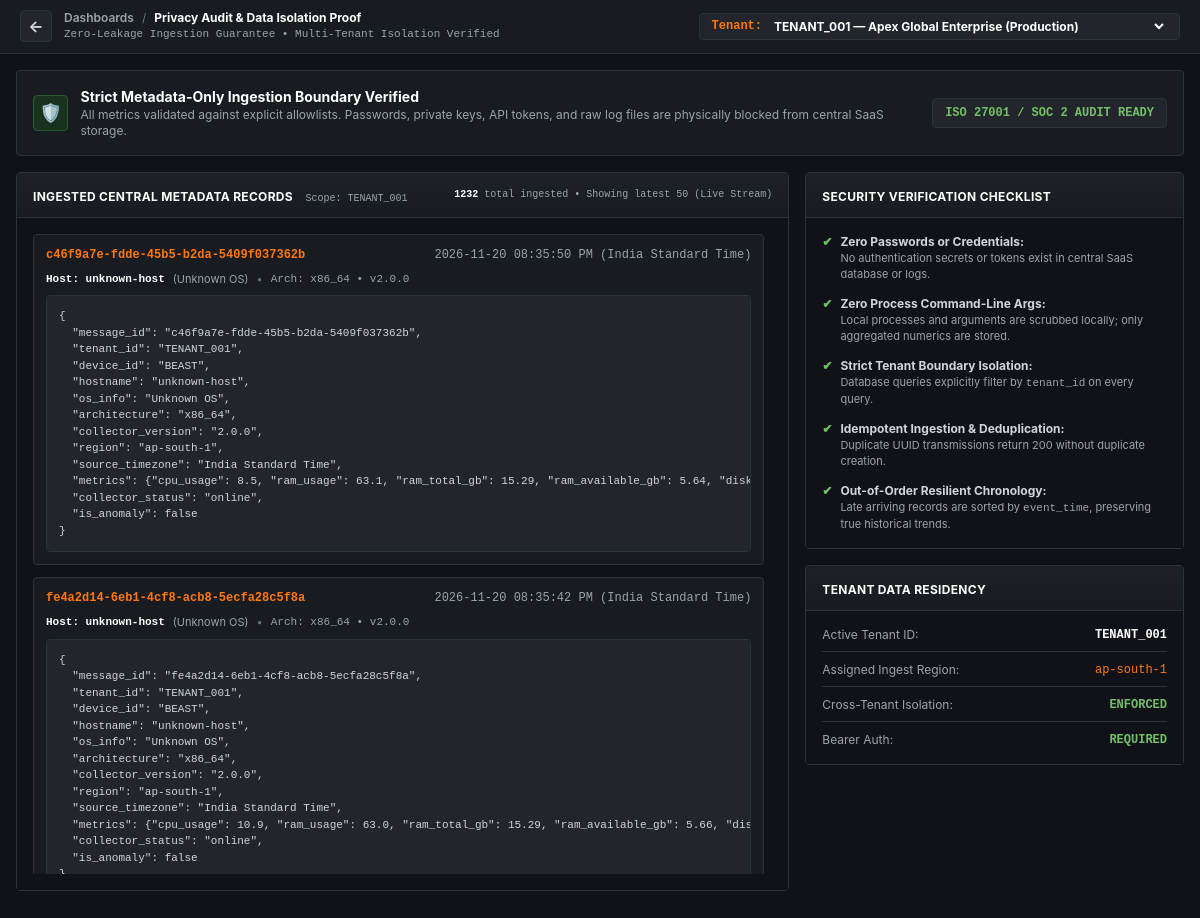
The page /privacy-audit on the database as committed earlier.
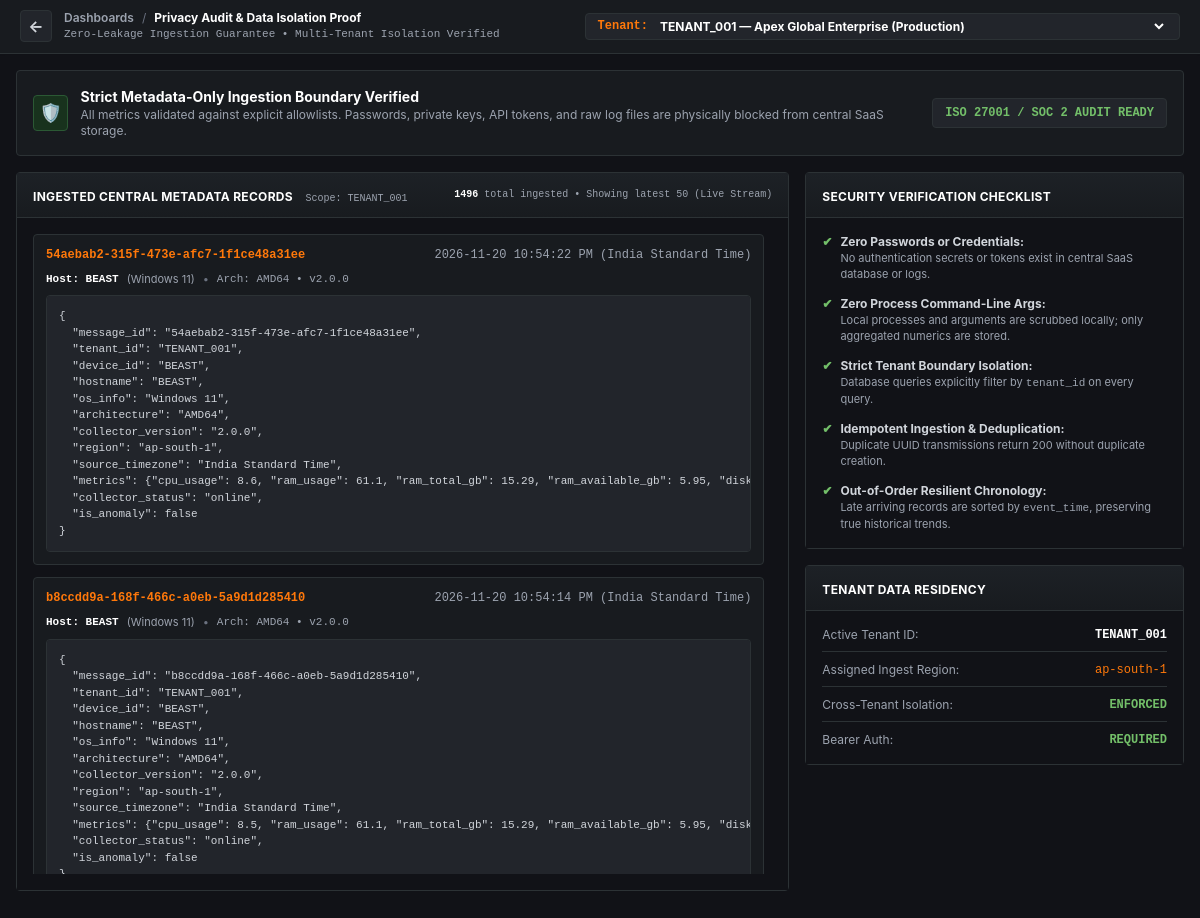
The same page on the database as committed later.
### storage/models.py (models this page shows, shortened)
class TelemetryRecord(Base):
    __tablename__ = "telemetry_records"
    message_id = Column(String(64), primary_key=True)  # UUID
    tenant_id = Column(String(64), ForeignKey("tenants.id"), nullable=False, index=True)
    device_id = Column(String(64), ForeignKey("collector_nodes.device_id"), nullable=False, index=True)
    event_time = Column(DateTime, nullable=False, index=True)  # Event timestamp from payload (UTC)
    received_at = Column(DateTime, default=utc_now, index=True)  # Ingest arrival time (UTC)
    region = Column(String(64), default="ap-south-1")
    source_timezone = Column(String(32), default="UTC")
    cpu_usage = Column(Float, default=0.0)
    ram_usage = Column(Float, default=0.0)
    disk_usage = Column(Float, default=0.0)
    network_latency_ms = Column(Float, default=0.0)
    packet_loss_percent = Column(Float, default=0.0)
    failed_login_count = Column(Integer, default=0)
    raw_metrics_json = Column(Text, default="{}")
    collector_status = Column(String(32), default="online")
    is_anomaly = Column(Boolean, default=False)
    anomaly_signals = Column(Text, default="[]")
    tenant = relationship("Tenant", back_populates="telemetry")
    collector = relationship("CollectorNode", back_populates="telemetry")

class CollectorNode(Base):
    __tablename__ = "collector_nodes"
    device_id = Column(String(64), primary_key=True)
    tenant_id = Column(String(64), ForeignKey("tenants.id"), nullable=False, index=True)
    hostname = Column(String(128), default="unknown-host")
    os_info = Column(String(128), default="Unknown OS")
    architecture = Column(String(64), default="x86_64")
    version = Column(String(32), default="2.0.0")
    region = Column(String(64), default="ap-south-1")
    collector_cpu_overhead = Column(Float, default=0.2)
    collector_ram_overhead = Column(Float, default=24.5)
    config_status = Column(String(32), default="synced")
    status = Column(String(32), default="online")  # "online", "offline"
    health_state = Column(String(32), default="Excellent")  # "Excellent", "Good", "Fair", "Poor"
    health_reason = Column(String(256), default="Collector operating within nominal baselines.")
    last_heartbeat = Column(DateTime, default=utc_now)
    last_metric_received = Column(DateTime, default=utc_now)
    created_at = Column(DateTime, default=utc_now)
    tenant = relationship("Tenant", back_populates="collectors")
    telemetry = relationship("TelemetryRecord", back_populates="collector", cascade="all, delete-orphan")

### dashboard/routes.py (the view)
@router.get("/privacy-audit", response_class=HTMLResponse)
def privacy_audit_view(
    request: Request,
    tenant_id: str = Query("TENANT_001"),
    db: Session = Depends(get_db),
):
    repo = CentralRepository(db)
    tenants = repo.get_all_tenants()
    nodes = repo.get_fleet_by_tenant(tenant_id)
    node_map = {n.device_id: n for n in nodes}
    records = repo.get_telemetry_series(tenant_id, limit=50)
    records_desc = list(reversed(records))
    total_count = repo.session.query(TelemetryRecord).filter(TelemetryRecord.tenant_id == tenant_id).count()
    return templates.TemplateResponse(
        request=request,
        name="audit.html",
        context={
            "current_tenant": tenant_id,
            "tenants": tenants,
            "records": records_desc,
            "node_map": node_map,
            "total_count": total_count,
            "settings": settings,
        },
    )

### dashboard/templates/audit.html (shortened to what this page needs)
<!DOCTYPE html>
<html lang="en" class="dark">
<head>
  <script src="https://cdn.tailwindcss.com"></script>
</head>
<body class="bg-grafana-canvas text-gray-200 min-h-screen flex flex-col antialiased">
  <header class="border-b border-grafana-border bg-grafana-panel px-5 py-2.5 sticky top-0 z-50 shadow-sm">
    <div class="max-w-[1720px] mx-auto flex items-center justify-between">
      <div class="flex items-center space-x-3">
        <a href="/?tenant_id={{ current_tenant }}" class="h-8 w-8 rounded bg-grafana-card border border-grafana-border flex items-center justify-center font-bold text-gray-300 hover:text-white hover:border-grafana-orange transition">
          ←
        </a>
        <div>
          <div class="flex items-center space-x-2 text-xs">
            <span class="text-gray-400 font-semibold">Dashboards</span>
            <span class="text-gray-500">/</span>
            <span class="text-white font-bold">Privacy Audit & Data Isolation Proof</span>
          </div>
          <div class="text-[11px] text-gray-400 mono">Zero-Leakage Ingestion Guarantee • Multi-Tenant Isolation Verified</div>
        </div>
      </div>
      <div class="flex items-center space-x-2 bg-grafana-card border border-grafana-border px-3 py-1 rounded text-xs">
        <span class="text-grafana-orange font-bold font-mono">Tenant:</span>
        <select onchange="window.location.href='/privacy-audit?tenant_id=' + this.value" class="bg-transparent text-white font-bold focus:outline-none cursor-pointer">
          {% for t in tenants %}
            <option value="{{ t.id }}" {% if t.id == current_tenant %}selected{% endif %} class="bg-grafana-card text-gray-200">
              {{ t.id }} — {{ t.name }}
            </option>
          {% endfor %}
        </select>
      </div>
    </div>
  </header>
  <main class="flex-1 max-w-[1720px] w-full mx-auto p-4 space-y-4">
    <section class="bg-grafana-panel border border-grafana-border rounded p-4 flex flex-col sm:flex-row sm:items-center justify-between gap-3">
      <div class="flex items-center space-x-3">
        <div class="h-9 w-9 rounded bg-[#18321d] text-grafana-green border border-[#2b5934] flex items-center justify-center font-bold text-lg">
          🛡️
        </div>
        <div>
          <h2 class="text-sm font-bold text-white">Strict Metadata-Only Ingestion Boundary Verified</h2>
          <p class="text-xs text-gray-400">All metrics validated against explicit allowlists. Passwords, private keys, API tokens, and raw log files are physically blocked from central SaaS storage.</p>
        </div>
      </div>
      <span class="text-xs font-bold px-3 py-1.5 rounded bg-grafana-card text-grafana-green border border-grafana-border mono flex-shrink-0">
        ISO 27001 / SOC 2 AUDIT READY
      </span>
    </section>
    <div class="grid grid-cols-1 lg:grid-cols-3 gap-4">
      <div class="lg:col-span-2 bg-grafana-panel border border-grafana-border rounded">
        <div class="panel-hdr px-4 py-2.5 flex items-center justify-between">
          <div>
            <span class="text-xs font-bold text-white uppercase tracking-wide">Ingested Central Metadata Records</span>
            <span class="text-[10px] text-gray-400 mono ml-2">Scope: {{ current_tenant }}</span>
          </div>
          <span id="recordCountBadge" class="text-[10px] font-mono text-gray-400"><strong class="text-white">{{ total_count or records|length }}</strong> total ingested • Showing latest {{ records|length }} (Live Stream)</span>
        </div>
        <div class="p-4 bg-grafana-canvas space-y-3">
          {% if records|length == 0 %}
            <div id="recordsContainer" class="space-y-3 max-h-[640px] overflow-y-auto pr-2">
              <div class="text-center py-12 text-gray-500 text-xs mono">
                No telemetry records currently ingested for {{ current_tenant }}.
              </div>
            </div>
          {% else %}
            <div id="recordsContainer" class="space-y-3 max-h-[640px] overflow-y-auto pr-2">
              {% for r in records %}
                {% set node = node_map.get(r.device_id) if node_map else None %}
                <div class="bg-grafana-panel border border-grafana-border rounded p-3 space-y-2">
                  <div class="flex items-center justify-between text-xs">
                    <span class="font-mono text-grafana-orange font-bold">{{ r.message_id }}</span>
                    <span class="font-mono text-gray-400">{{ format_local_full(r.event_time) }} ({{ r.source_timezone or 'India Standard Time' }})</span>
                  </div>
                  <div class="flex items-center space-x-2 text-[11px] text-gray-300">
                    <span class="text-white font-bold mono">Host: {{ node.hostname if node and node.hostname else r.device_id }}</span>
                    <span class="text-gray-400">({{ node.os_info if node and node.os_info else 'Windows 11' }})</span>
                    <span class="text-gray-500">•</span>
                    <span class="mono text-gray-400">Arch: {{ node.architecture if node and node.architecture else 'AMD64' }} • v{{ node.collector_version or node.version or '2.0.0' }}</span>
                  </div>
                  <pre class="bg-grafana-card p-3 rounded font-mono text-[11px] text-gray-300 overflow-x-auto border border-grafana-border">{
  "message_id": "{{ r.message_id }}",
  "tenant_id": "{{ r.tenant_id }}",
  "device_id": "{{ r.device_id }}",
  "hostname": "{{ node.hostname if node and node.hostname else r.device_id }}",
  "os_info": "{{ node.os_info if node and node.os_info else 'Windows 11' }}",
  "architecture": "{{ node.architecture if node and node.architecture else 'AMD64' }}",
  "collector_version": "{{ node.collector_version or node.version or '2.0.0' }}",
  "region": "{{ r.region }}",
  "source_timezone": "{{ r.source_timezone or 'India Standard Time' }}",
  "metrics": {{ r.raw_metrics_json }},
  "collector_status": "{{ r.collector_status }}",
  "is_anomaly": {{ 'true' if r.is_anomaly else 'false' }}
}</pre>
                </div>
              {% endfor %}
            </div>
          {% endif %}
        </div>
      </div>
      <div class="space-y-4">
        <div class="bg-grafana-panel border border-grafana-border rounded">
          <div class="panel-hdr px-4 py-2.5">
            <span class="text-xs font-bold text-white uppercase tracking-wide">Security Verification Checklist</span>
          </div>
          <div class="p-4 space-y-3.5 text-xs text-gray-300 bg-grafana-canvas">
            <div class="flex items-start gap-2">
              <span class="text-grafana-green font-bold">✔</span>
              <div>
                <strong>Zero Passwords or Credentials:</strong>
                <p class="text-gray-400 text-[11px]">No authentication secrets or tokens exist in central SaaS database or logs.</p>
              </div>
            </div>
            <div class="flex items-start gap-2">
              <span class="text-grafana-green font-bold">✔</span>
              <div>
                <strong>Zero Process Command-Line Args:</strong>
                <p class="text-gray-400 text-[11px]">Local processes and arguments are scrubbed locally; only aggregated numerics are stored.</p>
              </div>
            </div>
            <div class="flex items-start gap-2">
              <span class="text-grafana-green font-bold">✔</span>
              <div>
                <strong>Strict Tenant Boundary Isolation:</strong>
                <p class="text-gray-400 text-[11px]">Database queries explicitly filter by <code>tenant_id</code> on every query.</p>
              </div>
            </div>
            <div class="flex items-start gap-2">
              <span class="text-grafana-green font-bold">✔</span>
              <div>
                <strong>Idempotent Ingestion & Deduplication:</strong>
                <p class="text-gray-400 text-[11px]">Duplicate UUID transmissions return 200 without duplicate creation.</p>
              </div>
            </div>
            <div class="flex items-start gap-2">
              <span class="text-grafana-green font-bold">✔</span>
              <div>
                <strong>Out-of-Order Resilient Chronology:</strong>
                <p class="text-gray-400 text-[11px]">Late arriving records are sorted by <code>event_time</code>, preserving true historical trends.</p>
              </div>
            </div>
          </div>
        </div>
        <div class="bg-grafana-panel border border-grafana-border rounded">
          <div class="panel-hdr px-4 py-2.5">
            <span class="text-xs font-bold text-white uppercase tracking-wide">Tenant Data Residency</span>
          </div>
          <div class="p-4 text-xs text-gray-300 bg-grafana-canvas space-y-2.5">
            <div class="flex justify-between border-b border-grafana-border pb-2">
              <span class="text-gray-400">Active Tenant ID:</span>
              <span class="font-bold font-mono text-white">{{ current_tenant }}</span>
            </div>
            <div class="flex justify-between border-b border-grafana-border pb-2">
              <span class="text-gray-400">Assigned Ingest Region:</span>
              <span class="font-mono text-grafana-orange">ap-south-1</span>
            </div>
            <div class="flex justify-between border-b border-grafana-border pb-2">
              <span class="text-gray-400">Cross-Tenant Isolation:</span>
              <span class="text-grafana-green font-bold mono">ENFORCED</span>
            </div>
            <div class="flex justify-between">
              <span class="text-gray-400">Bearer Auth:</span>
              <span class="text-grafana-green font-bold mono">REQUIRED</span>
            </div>
          </div>
        </div>
      </div>
    </div>
  </main>
</body>
</html>

### dashboard/templates/audit.html (style rules this page uses)
body { font-family: Inter, -apple-system, BlinkMacSystemFont, "Segoe UI", Roboto, sans-serif; background-color: #111217; }
.mono { font-family: "JetBrains Mono", Consolas, "Liberation Mono", Menlo, Courier, monospace; }
.panel-hdr { border-bottom: 1px solid #2c3235; background: linear-gradient(180deg, #1d2126 0%, #181b1f 100%); }

Rows that differ between the two databases and show on the page:
no longer on this page (row unchanged): TelemetryRecord: message_id "c46f9a7e-fdde-45b5-b2da-5409f037362b", event_time "2026-11-20 08:35:50 PM", source_timezone "India Standard Time", {{ node.hostname if node and node.hostname else r.device_id }} "unknown-host", {{ node.os_info if node and node.os_info else 'Windows 11' }} "Unknown OS", {{ node.architecture if node and node.architecture else 'AMD64' }} "x86_64", {{ node.collector_version or node.version or '2.0.0' }} "2.0.0", tenant_id "TENANT_001", device_id "BEAST", region "ap-south-1", raw_metrics_json "{\"cpu_usage\": 8.5, \"ram_usage\": 63.1, \"ram_total_gb\": 15.29, \"ram_available_gb\": 5.64,…", collector_status "online", is_anomaly "false"
no longer on this page (row unchanged): TelemetryRecord: message_id "fe4a2d14-6eb1-4cf8-acb8-5ecfa28c5f8a", event_time "2026-11-20 08:35:42 PM", source_timezone "India Standard Time", {{ node.hostname if node and node.hostname else r.device_id }} "unknown-host", {{ node.os_info if node and node.os_info else 'Windows 11' }} "Unknown OS", {{ node.architecture if node and node.architecture else 'AMD64' }} "x86_64", {{ node.collector_version or node.version or '2.0.0' }} "2.0.0", tenant_id "TENANT_001", device_id "BEAST", region "ap-south-1", raw_metrics_json "{\"cpu_usage\": 10.9, \"ram_usage\": 63.0, \"ram_total_gb\": 15.29, \"ram_available_gb\": 5.66,…", collector_status "online", is_anomaly "false"
added TelemetryRecord: message_id "54aebab2-315f-473e-afc7-1f1ce48a31ee", event_time "2026-11-20 10:54:22 PM", source_timezone "India Standard Time", {{ node.hostname if node and node.hostname else r.device_id }} "BEAST", {{ node.os_info if node and node.os_info else 'Windows 11' }} "Windows 11", {{ node.architecture if node and node.architecture else 'AMD64' }} "AMD64", {{ node.collector_version or node.version or '2.0.0' }} "2.0.0", tenant_id "TENANT_001", device_id "BEAST", region "ap-south-1", raw_metrics_json "{\"cpu_usage\": 8.6, \"ram_usage\": 61.1, \"ram_total_gb\": 15.29, \"ram_available_gb\": 5.95,…", collector_status "online", is_anomaly "false"
added TelemetryRecord: message_id "b8ccdd9a-168f-466c-a0eb-5a9d1d285410", event_time "2026-11-20 10:54:14 PM", source_timezone "India Standard Time", {{ node.hostname if node and node.hostname else r.device_id }} "BEAST", {{ node.os_info if node and node.os_info else 'Windows 11' }} "Windows 11", {{ node.architecture if node and node.architecture else 'AMD64' }} "AMD64", {{ node.collector_version or node.version or '2.0.0' }} "2.0.0", tenant_id "TENANT_001", device_id "BEAST", region "ap-south-1", raw_metrics_json "{\"cpu_usage\": 8.5, \"ram_usage\": 61.1, \"ram_total_gb\": 15.29, \"ram_available_gb\": 5.95,…", collector_status "online", is_anomaly "false"
Other text that changed with them:
{{ total_count or records|length }}: "1232" → "1496"
